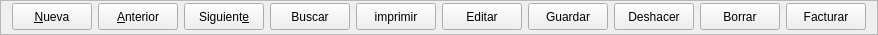
        <widget class="QFrame" name="frame_4">
         <property name="sizePolicy">
          <sizepolicy hsizetype="Preferred" vsizetype="Preferred">
           <horstretch>0</horstretch>
           <verstretch>0</verstretch>
          </sizepolicy>
         </property>
         <property name="minimumSize">
          <size>
           <width>0</width>
           <height>35</height>
          </size>
         </property>
         <property name="maximumSize">
          <size>
           <width>16777215</width>
           <height>35</height>
          </size>
         </property>
         <property name="frameShape">
          <enum>QFrame::StyledPanel</enum>
         </property>
         <property name="frameShadow">
          <enum>QFrame::Raised</enum>
         </property>
         <layout class="QHBoxLayout" name="horizontalLayout">
          <property name="topMargin">
           <number>2</number>
          </property>
          <item>
           <widget class="QPushButton" name="btnAnadir">
            <property name="sizePolicy">
             <sizepolicy hsizetype="Preferred" vsizetype="Fixed">
              <horstretch>0</horstretch>
              <verstretch>0</verstretch>
             </sizepolicy>
            </property>
            <property name="minimumSize">
             <size>
              <width>0</width>
              <height>27</height>
             </size>
            </property>
            <property name="text">
             <string>&amp;Nueva</string>
            </property>
            <property name="icon">
             <iconset resource="../maya.qrc">
              <normaloff>:/Icons/PNG/add.png</normaloff>:/Icons/PNG/add.png</iconset>
            </property>
            <property name="iconSize">
             <size>
              <width>24</width>
              <height>24</height>
             </size>
            </property>
           </widget>
          </item>
          <item>
           <widget class="QPushButton" name="btnAnterior">
            <property name="sizePolicy">
             <sizepolicy hsizetype="Preferred" vsizetype="Fixed">
              <horstretch>0</horstretch>
              <verstretch>0</verstretch>
             </sizepolicy>
            </property>
            <property name="minimumSize">
             <size>
              <width>0</width>
              <height>27</height>
             </size>
            </property>
            <property name="text">
             <string>&amp;Anterior</string>
            </property>
            <property name="icon">
             <iconset resource="../maya.qrc">
              <normaloff>:/Icons/PNG/Previous.png</normaloff>:/Icons/PNG/Previous.png</iconset>
            </property>
            <property name="iconSize">
             <size>
              <width>24</width>
              <height>24</height>
             </size>
            </property>
           </widget>
          </item>
          <item>
           <widget class="QPushButton" name="btnSiguiente">
            <property name="sizePolicy">
             <sizepolicy hsizetype="Preferred" vsizetype="Fixed">
              <horstretch>0</horstretch>
              <verstretch>0</verstretch>
             </sizepolicy>
            </property>
            <property name="minimumSize">
             <size>
              <width>0</width>
              <height>27</height>
             </size>
            </property>
            <property name="text">
             <string>Siguient&amp;e</string>
            </property>
            <property name="icon">
             <iconset resource="../maya.qrc">
              <normaloff>:/Icons/PNG/Next.png</normaloff>:/Icons/PNG/Next.png</iconset>
            </property>
            <property name="iconSize">
             <size>
              <width>24</width>
              <height>24</height>
             </size>
            </property>
           </widget>
          </item>
          <item>
           <widget class="QPushButton" name="btnBuscar">
            <property name="sizePolicy">
             <sizepolicy hsizetype="Preferred" vsizetype="Fixed">
              <horstretch>0</horstretch>
              <verstretch>0</verstretch>
             </sizepolicy>
            </property>
            <property name="minimumSize">
             <size>
              <width>0</width>
              <height>27</height>
             </size>
            </property>
            <property name="text">
             <string>Buscar</string>
            </property>
            <property name="icon">
             <iconset resource="../maya.qrc">
              <normaloff>:/Icons/PNG/search.png</normaloff>:/Icons/PNG/search.png</iconset>
            </property>
            <property name="iconSize">
             <size>
              <width>24</width>
              <height>24</height>
             </size>
            </property>
           </widget>
          </item>
          <item>
           <widget class="QPushButton" name="btnImprimir">
            <property name="sizePolicy">
             <sizepolicy hsizetype="Preferred" vsizetype="Fixed">
              <horstretch>0</horstretch>
              <verstretch>0</verstretch>
             </sizepolicy>
            </property>
            <property name="minimumSize">
             <size>
              <width>0</width>
              <height>27</height>
             </size>
            </property>
            <property name="text">
             <string>imprimir</string>
            </property>
            <property name="icon">
             <iconset resource="../maya.qrc">
              <normaloff>:/Icons/PNG/Print.png</normaloff>:/Icons/PNG/Print.png</iconset>
            </property>
            <property name="iconSize">
             <size>
              <width>24</width>
              <height>24</height>
             </size>
            </property>
           </widget>
          </item>
          <item>
           <widget class="QPushButton" name="btnEditar">
            <property name="sizePolicy">
             <sizepolicy hsizetype="Preferred" vsizetype="Fixed">
              <horstretch>0</horstretch>
              <verstretch>0</verstretch>
             </sizepolicy>
            </property>
            <property name="minimumSize">
             <size>
              <width>0</width>
              <height>27</height>
             </size>
            </property>
            <property name="text">
             <string>Editar</string>
            </property>
            <property name="icon">
             <iconset resource="../maya.qrc">
              <normaloff>:/Icons/PNG/Save.png</normaloff>:/Icons/PNG/Save.png</iconset>
            </property>
            <property name="iconSize">
             <size>
              <width>24</width>
              <height>24</height>
             </size>
            </property>
            <property name="shortcut">
             <string>Ctrl+S</string>
            </property>
           </widget>
          </item>
          <item>
           <widget class="QPushButton" name="btnGuardar">
            <property name="sizePolicy">
             <sizepolicy hsizetype="Preferred" vsizetype="Fixed">
              <horstretch>0</horstretch>
              <verstretch>0</verstretch>
             </sizepolicy>
            </property>
            <property name="minimumSize">
             <size>
              <width>0</width>
              <height>27</height>
             </size>
            </property>
            <property name="text">
             <string>Guardar</string>
            </property>
            <property name="icon">
             <iconset resource="../maya.qrc">
              <normaloff>:/Icons/PNG/Save.png</normaloff>:/Icons/PNG/Save.png</iconset>
            </property>
            <property name="iconSize">
             <size>
              <width>24</width>
              <height>24</height>
             </size>
            </property>
           </widget>
          </item>
          <item>
           <widget class="QPushButton" name="btndeshacer">
            <property name="minimumSize">
             <size>
              <width>0</width>
              <height>27</height>
             </size>
            </property>
            <property name="text">
             <string>Deshacer</string>
            </property>
            <property name="icon">
             <iconset resource="../maya.qrc">
              <normaloff>:/Icons/PNG/undo.png</normaloff>:/Icons/PNG/undo.png</iconset>
            </property>
           </widget>
          </item>
          <item>
           <widget class="QPushButton" name="btn_borrar">
            <property name="sizePolicy">
             <sizepolicy hsizetype="Preferred" vsizetype="Fixed">
              <horstretch>0</horstretch>
              <verstretch>0</verstretch>
             </sizepolicy>
            </property>
            <property name="minimumSize">
             <size>
              <width>0</width>
              <height>27</height>
             </size>
            </property>
            <property name="text">
             <string>Borrar</string>
            </property>
            <property name="icon">
             <iconset resource="../maya.qrc">
              <normaloff>:/Icons/PNG/Delete.png</normaloff>:/Icons/PNG/Delete.png</iconset>
            </property>
            <property name="iconSize">
             <size>
              <width>24</width>
              <height>24</height>
             </size>
            </property>
           </widget>
          </item>
          <item>
           <widget class="QPushButton" name="btnFacturar">
            <property name="sizePolicy">
             <sizepolicy hsizetype="Preferred" vsizetype="Fixed">
              <horstretch>0</horstretch>
              <verstretch>0</verstretch>
             </sizepolicy>
            </property>
            <property name="minimumSize">
             <size>
              <width>0</width>
              <height>27</height>
             </size>
            </property>
            <property name="text">
             <string>Facturar</string>
            </property>
            <property name="icon">
             <iconset>
              <normaloff>:/Icons/PNG/factura.png</normaloff>:/Icons/PNG/factura.png</iconset>
            </property>
            <property name="iconSize">
             <size>
              <width>24</width>
              <height>24</height>
             </size>
            </property>
           </widget>
          </item>
         </layout>
        </widget>
